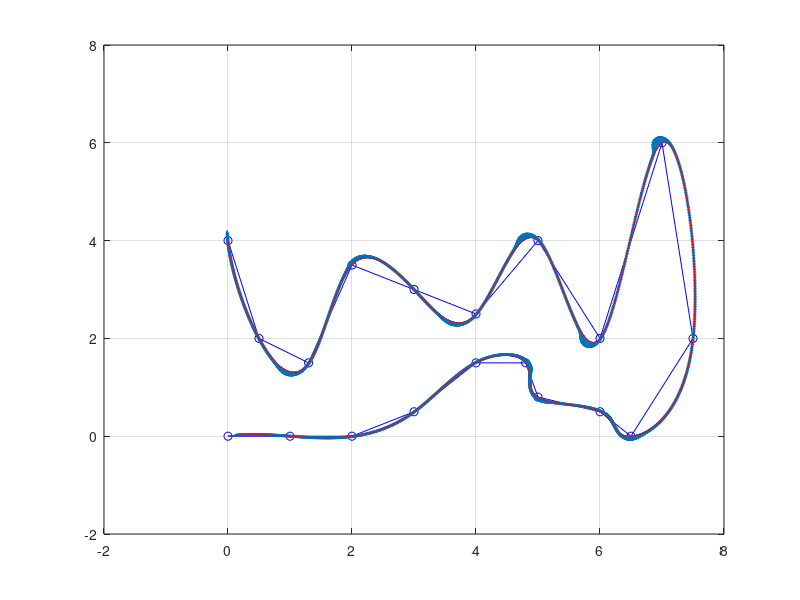

Recreate this plot in MATLAB.
%% design path from points by spline

point = [0, 0;
    1, 0;
    2,0
    3,0.5
    4,1.5
    4.8, 1.5
    5,0.8
    6, 0.5
    6.5, 0
    7.5, 2
    7,6
    6, 2
    5, 4
    4., 2.5
    3, 3
    2., 3.5;
    1.3, 1.5
    0.5, 2.
    0,4];

s = 1:1:length(point);


px_spline = spline(s, point(:,1), 1:0.01:length(point));
py_spline = spline(s, point(:,2), 1:0.01:length(point));

p_spline = [px_spline', py_spline'];



%% insert yaw

yaw = zeros(length(px_spline), 1);
for i = 2:length(px_spline)-1
    x_forward = px_spline(i+1);
    x_backward = px_spline(i-1);
    y_forward = py_spline(i+1);
    y_backward = py_spline(i-1);
    yaw(i) = atan2(y_forward-y_backward, x_forward-x_backward);
end
yaw(1) = yaw(2);
yaw(end) = yaw(end-1);


%% plot with attitude

arrow_scale = 0.01;

figure(101);
plot(point(:,1), point(:,2), 'bo-'); hold on;
quiver(px_spline', py_spline', cos(yaw)*arrow_scale, sin(yaw)*arrow_scale);
plot(px_spline, py_spline,'r-'); grid on; hold off;

%% save path
traj = [px_spline', py_spline', yaw];

save('traj', 'traj')